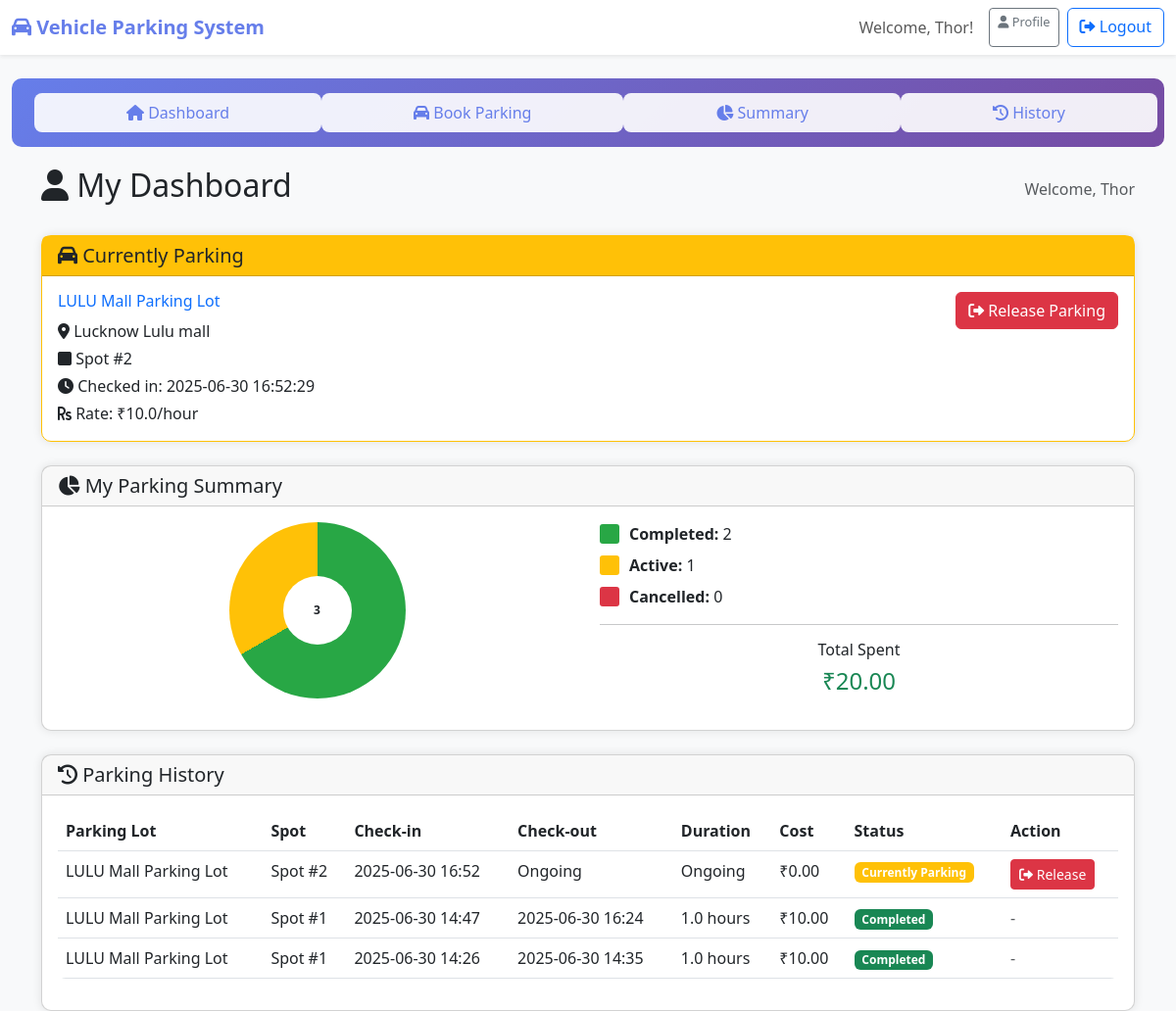
Page /user (signed in) on the committed database.
### tables this page shows
CREATE TABLE parking_lots (
            id INTEGER PRIMARY KEY AUTOINCREMENT,
            name TEXT NOT NULL,
            address TEXT NOT NULL,
            pin_code TEXT NOT NULL,
            price_per_hour REAL NOT NULL,
            max_spots INTEGER NOT NULL,
            created_at TIMESTAMP DEFAULT CURRENT_TIMESTAMP
        );

CREATE TABLE parking_spots (
            id INTEGER PRIMARY KEY AUTOINCREMENT,
            lot_id INTEGER NOT NULL,
            spot_number INTEGER NOT NULL,
            status TEXT DEFAULT 'available',
            vehicle_number TEXT,
            FOREIGN KEY (lot_id) REFERENCES parking_lots (id)
        );

CREATE TABLE reservations (
            id INTEGER PRIMARY KEY AUTOINCREMENT,
            user_id INTEGER NOT NULL,
            spot_id INTEGER NOT NULL,
            lot_id INTEGER NOT NULL,
            vehicle_number TEXT,
            check_in_time TIMESTAMP,
            check_out_time TIMESTAMP,
            total_cost REAL DEFAULT 0,
            status TEXT DEFAULT 'active',
            FOREIGN KEY (user_id) REFERENCES users (id),
            FOREIGN KEY (spot_id) REFERENCES parking_spots (id),
            FOREIGN KEY (lot_id) REFERENCES parking_lots (id)
        );

### app.py (the view)
@app.route('/user')
def user_dashboard():
    if 'user_id' not in session or session['role'] != 'user':
        flash('Access denied', 'error')
        return redirect(url_for('login'))
    conn = get_db_connection()
    active_reservation = conn.execute('''
        SELECT r.*, pl.name as lot_name, pl.address, pl.price_per_hour,
               ps.spot_number, ps.id as spot_id
        FROM reservations r
        JOIN parking_lots pl ON r.lot_id = pl.id
        JOIN parking_spots ps ON r.spot_id = ps.id
        WHERE r.user_id = ? AND r.status = 'active'
    ''', (session['user_id'],)).fetchone()
    all_reservations = conn.execute('''
        SELECT r.*, pl.name as lot_name, ps.spot_number, pl.price_per_hour
        FROM reservations r
        JOIN parking_lots pl ON r.lot_id = pl.id
        JOIN parking_spots ps ON r.spot_id = ps.id
        WHERE r.user_id = ?
        ORDER BY r.check_in_time DESC
        LIMIT 20
    ''', (session['user_id'],)).fetchall()
    parking_summary = conn.execute('''
        SELECT
            COUNT(*) as total_bookings,
            COUNT(CASE WHEN status = 'completed' THEN 1 END) as completed_bookings,
            COUNT(CASE WHEN status = 'active' THEN 1 END) as active_bookings,
            COUNT(CASE WHEN status = 'cancelled' THEN 1 END) as cancelled_bookings,
            COALESCE(SUM(total_cost), 0) as total_spent
        FROM reservations
        WHERE user_id = ?
    ''', (session['user_id'],)).fetchone()
    if parking_summary and parking_summary['total_bookings'] > 0:
        parking_summary = dict(parking_summary)
        parking_summary['completed_percentage'] = (parking_summary['completed_bookings'] / parking_summary['total_bookings']) * 100
        parking_summary['active_percentage'] = (parking_summary['active_bookings'] / parking_summary['total_bookings']) * 100
        parking_summary['cancelled_percentage'] = (parking_summary['cancelled_bookings'] / parking_summary['total_bookings']) * 100
    else:
        parking_summary = None
    available_lots = conn.execute('''
        SELECT pl.*,
               COUNT(ps.id) as total_spots,
               COUNT(CASE WHEN ps.status = 'available' THEN 1 END) as available_spots
        FROM parking_lots pl
        LEFT JOIN parking_spots ps ON pl.id = ps.lot_id
        GROUP BY pl.id
        HAVING available_spots > 0
        ORDER BY pl.name
    ''').fetchall()
    conn.close()
    active_reservation = dict(active_reservation) if active_reservation else None
    all_reservations = [dict(r) for r in all_reservations]
    available_lots = [dict(l) for l in available_lots]
    return render_template('user_dashboard.html',
                         active_reservation=active_reservation,
                         all_reservations=all_reservations,
                         parking_summary=parking_summary,
                         available_lots=available_lots)

### templates/user_dashboard.html (shortened to what this page needs)
{% extends "base.html" %}
{% block content %}
<div class="container">
    <div class="d-flex justify-content-between align-items-center mb-4">
        <h2><i class="fas fa-user"></i> My Dashboard</h2>
        <div class="text-muted">Welcome, {{ session.full_name }}</div>
    </div>
    {% if active_reservation %}
    <div class="row mb-4" id="dashboard">
        <div class="col-12">
            <div class="card border-warning">
                <div class="card-header bg-warning text-dark">
                    <h5 class="mb-0"><i class="fas fa-car"></i> Currently Parking</h5>
                </div>
                <div class="card-body">
                    <div class="row">
                        <div class="col-md-8">
                            <h6 class="text-primary">{{ active_reservation.lot_name }}</h6>
                            <p class="mb-1"><i class="fas fa-map-marker-alt"></i> {{ active_reservation.address }}</p>
                            <p class="mb-1"><i class="fas fa-square"></i> Spot #{{ active_reservation.spot_number }}</p>
                            <p class="mb-1"><i class="fas fa-clock"></i> Checked in: {{ active_reservation.check_in_time[:19] if active_reservation.check_in_time else 'N/A' }}</p>
                            <p class="mb-0"><i class="fas fa-rupee-sign"></i> Rate: ₹{{ active_reservation.price_per_hour }}/hour</p>
                        </div>
                        <div class="col-md-4 text-end">
                            <a href="{{ url_for('release_parking_form', reservation_id=active_reservation.id) }}"
                               class="btn btn-danger">
                                <i class="fas fa-sign-out-alt"></i> Release Parking
                            </a>
                        </div>
                    </div>
                </div>
            </div>
        </div>
    </div>
    {% endif %}
    <div class="row mb-4" id="summary">
        <div class="col-12">
            <div class="card">
                <div class="card-header">
                    <h5 class="mb-0"><i class="fas fa-chart-pie"></i> My Parking Summary</h5>
                </div>
                <div class="card-body">
                    {% if parking_summary %}
                        <div class="row">
                            <div class="col-md-6">
                                <div class="text-center mb-3">
                                    <div class="pie-chart mx-auto" style="
                                        width: 180px;
                                        height: 180px;
                                        border-radius: 50%;
                                        background: conic-gradient(
                                            #28a745 0% {{ parking_summary.completed_percentage }}%,
                                            #ffc107 {{ parking_summary.completed_percentage }}% {{ parking_summary.completed_percentage + parking_summary.active_percentage }}%,
                                            #dc3545 {{ parking_summary.completed_percentage + parking_summary.active_percentage }}% 100%
                                        );
                                        position: relative;
                                    ">
                                        <div style="
                                            position: absolute;
                                            top: 50%;
                                            left: 50%;
                                            transform: translate(-50%, -50%);
                                            background: white;
                                            width: 70px;
                                            height: 70px;
                                            border-radius: 50%;
                                            display: flex;
                                            align-items: center;
                                            justify-content: center;
                                            font-weight: bold;
                                            font-size: 12px;
                                        ">
                                            {{ parking_summary.total_bookings }}
                                        </div>
                                    </div>
                                </div>
                            </div>
                            <div class="col-md-6">
                                <div class="parking-stats">
                                    <div class="d-flex align-items-center mb-2">
                                        <div style="width: 20px; height: 20px; background: #28a745; margin-right: 10px; border-radius: 3px;"></div>
                                        <span><strong>Completed:</strong> {{ parking_summary.completed_bookings }}</span>
                                    </div>
                                    <div class="d-flex align-items-center mb-2">
                                        <div style="width: 20px; height: 20px; background: #ffc107; margin-right: 10px; border-radius: 3px;"></div>
                                        <span><strong>Active:</strong> {{ parking_summary.active_bookings }}</span>
                                    </div>
                                    <div class="d-flex align-items-center mb-3">
                                        <div style="width: 20px; height: 20px; background: #dc3545; margin-right: 10px; border-radius: 3px;"></div>
                                        <span><strong>Cancelled:</strong> {{ parking_summary.cancelled_bookings }}</span>
                                    </div>
                                    <hr>
                                    <div class="text-center">
                                        <h6>Total Spent</h6>
                                        <h4 class="text-success">₹{{ "%.2f"|format(parking_summary.total_spent) }}</h4>
                                    </div>
                                </div>
                            </div>
                        </div>
                    {% else %}
                    <div class="text-center py-4">
                        <i class="fas fa-chart-pie fa-3x text-muted mb-3"></i>
                        <h6 class="text-muted">No Parking Data</h6>
                        <p class="text-muted">Start parking to see your summary here.</p>
                    </div>
                    {% endif %}
                </div>
            </div>
        </div>
    </div>
    <div class="row" id="history">
        <div class="col-12">
            <div class="card">
                <div class="card-header">
                    <h5 class="mb-0"><i class="fas fa-history"></i> Parking History</h5>
                </div>
                <div class="card-body">
                    {% if all_reservations %}
                    <div class="table-responsive">
                        <table class="table table-hover">
                            <thead>
                                <tr>
                                    <th>Parking Lot</th>
                                    <th>Spot</th>
                                    <th>Check-in</th>
                                    <th>Check-out</th>
                                    <th>Duration</th>
                                    <th>Cost</th>
                                    <th>Status</th>
                                    <th>Action</th>
                                </tr>
                            </thead>
                            <tbody>
                                {% for record in all_reservations %}
                                <tr>
                                    <td>{{ record.lot_name }}</td>
                                    <td>Spot #{{ record.spot_number }}</td>
                                    <td>{{ record.check_in_time[:16] if record.check_in_time else 'N/A' }}</td>
                                    <td>{{ record.check_out_time[:16] if record.check_out_time else 'Ongoing' }}</td>
                                    <td>
                                        {% if record.status == 'completed' and record.total_cost and record.price_per_hour %}
                                            {{ "%.1f"|format(record.total_cost / record.price_per_hour) }} hours
                                        {% else %}
                                            Ongoing
                                        {% endif %}
                                    </td>
                                    <td>₹{{ "%.2f"|format(record.total_cost) if record.total_cost else '0.00' }}</td>
                                    <td>
                                        {% if record.status == 'active' %}
                                            <span class="badge bg-warning">Currently Parking</span>
                                        {% elif record.status == 'completed' %}
                                            <span class="badge bg-success">Completed</span>
                                        {% else %}
                                            <span class="badge bg-secondary">{{ record.status|title }}</span>
                                        {% endif %}
                                    </td>
                                    <td>
                                        {% if record.status == 'active' %}
                                            <a href="{{ url_for('release_parking_form', reservation_id=record.id) }}"
                                               class="btn btn-sm btn-danger">
                                                <i class="fas fa-sign-out-alt"></i> Release
                                            </a>
                                        {% else %}
                                            <span class="text-muted">-</span>
                                        {% endif %}
                                    </td>
                                </tr>
                                {% endfor %}
                            </tbody>
                        </table>
                    </div>
                    {% else %}
                    <div class="text-center py-4">
                        <i class="fas fa-history fa-3x text-muted mb-3"></i>
                        <h6 class="text-muted">No Parking History</h6>
                        <p class="text-muted">Your parking history will appear here after you use the system.</p>
                    </div>
                    {% endif %}
                </div>
            </div>
        </div>
    </div>
</div>
{% endblock %}

### rows in the picture
parking_lots: lot_name "LULU Mall Parking Lot", address "Lucknow Lulu mall", price_per_hour "10.0"
parking_spots: spot_number "2"
reservations: check_in_time "2025-06-30 16:52:29", lot_name "LULU Mall Parking Lot", spot_number "2", check_in_time "2025-06-30 16:52", check_out_time "Ongoing", status "Ongoing", total_cost "0.00"
reservations: lot_name "LULU Mall Parking Lot", spot_number "1", check_in_time "2025-06-30 14:47", check_out_time "2025-06-30 16:24", record.total_cost/record.price_per_hour "1.0", total_cost "10.00", status "Completed"
reservations: lot_name "LULU Mall Parking Lot", spot_number "1", check_in_time "2025-06-30 14:26", check_out_time "2025-06-30 14:35", record.total_cost/record.price_per_hour "1.0", total_cost "10.00", status "Completed"

### other values in the picture
{{ session.full_name }} "Thor"
{{ parking_summary.total_bookings }} "3"
{{ parking_summary.completed_bookings }} "2"
{{ parking_summary.active_bookings }} "1"
{{ parking_summary.cancelled_bookings }} "0"
{{ "%.2f"|format(parking_summary.total_spent) }} "20.00"
